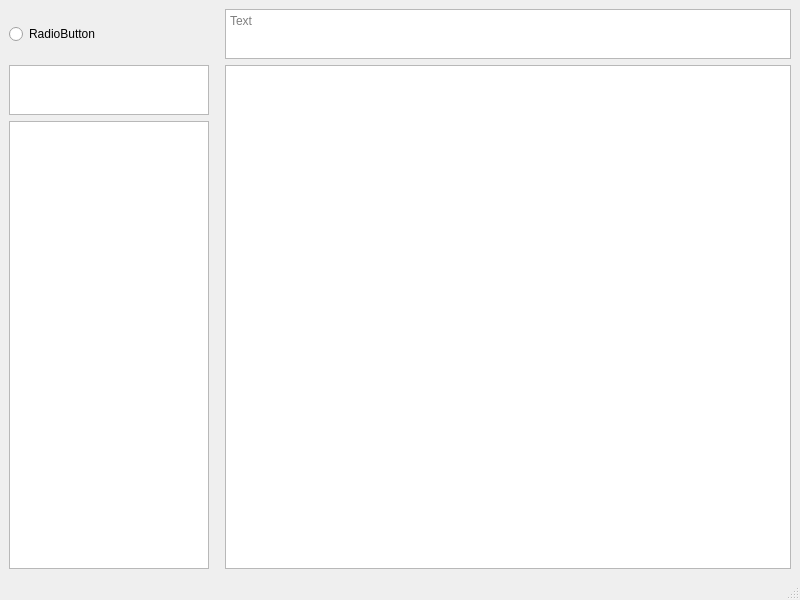
<?xml version="1.0" encoding="UTF-8"?>
<ui version="4.0">
 <class>MainWindow</class>
 <widget class="QMainWindow" name="MainWindow">
  <property name="geometry">
   <rect>
    <x>0</x>
    <y>0</y>
    <width>800</width>
    <height>600</height>
   </rect>
  </property>
  <property name="windowTitle">
   <string>MainWindow</string>
  </property>
  <widget class="QWidget" name="centralwidget">
   <layout class="QGridLayout" name="gridLayout">
    <item row="0" column="0">
     <layout class="QGridLayout" name="gridLayout_2">
      <item row="3" column="1">
       <spacer name="horizontalSpacer">
        <property name="orientation">
         <enum>Qt::Horizontal</enum>
        </property>
        <property name="sizeType">
         <enum>QSizePolicy::Preferred</enum>
        </property>
        <property name="sizeHint" stdset="0">
         <size>
          <width>10</width>
          <height>20</height>
         </size>
        </property>
       </spacer>
      </item>
      <item row="4" column="0">
       <layout class="QVBoxLayout" name="verticalLayout_2">
        <item>
         <widget class="QTextEdit" name="textEdit_2">
          <property name="maximumSize">
           <size>
            <width>200</width>
            <height>50</height>
           </size>
          </property>
         </widget>
        </item>
        <item>
         <widget class="QListWidget" name="listWidget">
          <property name="maximumSize">
           <size>
            <width>200</width>
            <height>16777215</height>
           </size>
          </property>
         </widget>
        </item>
       </layout>
      </item>
      <item row="4" column="2">
       <widget class="QTreeView" name="treeView"/>
      </item>
      <item row="3" column="2">
       <widget class="QTextEdit" name="textEdit">
        <property name="enabled">
         <bool>true</bool>
        </property>
        <property name="maximumSize">
         <size>
          <width>16777215</width>
          <height>50</height>
         </size>
        </property>
        <property name="autoFormatting">
         <set>QTextEdit::AutoNone</set>
        </property>
        <property name="documentTitle">
         <string/>
        </property>
        <property name="readOnly">
         <bool>true</bool>
        </property>
        <property name="textInteractionFlags">
         <set>Qt::NoTextInteraction</set>
        </property>
        <property name="placeholderText">
         <string>Text</string>
        </property>
       </widget>
      </item>
      <item row="3" column="0">
       <widget class="QRadioButton" name="radioButton">
        <property name="text">
         <string>RadioButton</string>
        </property>
       </widget>
      </item>
     </layout>
    </item>
   </layout>
  </widget>
  <widget class="QStatusBar" name="statusbar"/>
 </widget>
 <resources/>
 <connections/>
</ui>
